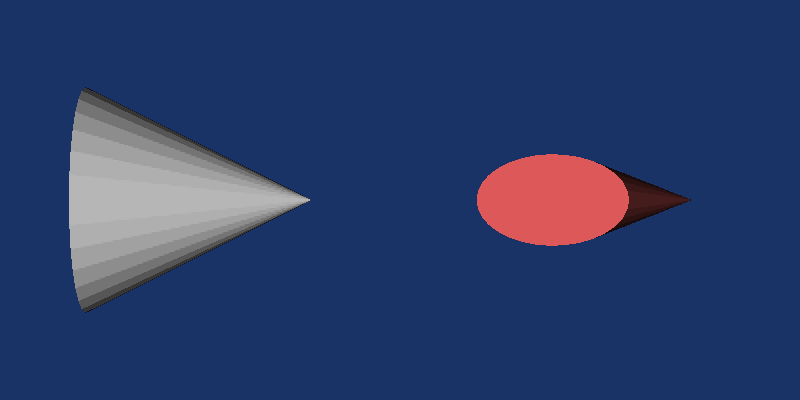

The script that drew this image:
#!/usr/bin/env python

# Demonstrate vtkTransformPolyDataFilter by creating a cone, applying
# a rotation and scaling transform, and rendering both the original
# and transformed meshes side by side.

# Factory overrides
import vtkmodules.vtkInteractionStyle  # noqa: F401
import vtkmodules.vtkRenderingOpenGL2  # noqa: F401

from vtkmodules.vtkCommonTransforms import vtkTransform
from vtkmodules.vtkFiltersGeneral import vtkTransformPolyDataFilter
from vtkmodules.vtkFiltersSources import vtkConeSource
from vtkmodules.vtkRenderingCore import (
    vtkActor,
    vtkPolyDataMapper,
    vtkRenderWindow,
    vtkRenderWindowInteractor,
    vtkRenderer,
)

# Create a cone
cone = vtkConeSource()
cone.SetResolution(32)

# Create a transform (rotation + non-uniform scale)
transform = vtkTransform()
transform.RotateY(60)
transform.Scale(2.0, 0.5, 1.0)

# Apply the transform to polydata
transform_filter = vtkTransformPolyDataFilter()
transform_filter.SetTransform(transform)
transform_filter.SetInputConnection(cone.GetOutputPort())

# Left viewport: original cone
original_mapper = vtkPolyDataMapper()
original_mapper.SetInputConnection(cone.GetOutputPort())

original_actor = vtkActor()
original_actor.SetMapper(original_mapper)
original_actor.GetProperty().SetColor(0.8, 0.8, 0.8)

renderer_0 = vtkRenderer()
renderer_0.SetViewport(0.0, 0.0, 0.5, 1.0)
renderer_0.AddActor(original_actor)
renderer_0.SetBackground(0.1, 0.2, 0.4)

# Right viewport: transformed cone
transformed_mapper = vtkPolyDataMapper()
transformed_mapper.SetInputConnection(transform_filter.GetOutputPort())

transformed_actor = vtkActor()
transformed_actor.SetMapper(transformed_mapper)
transformed_actor.GetProperty().SetColor(1.0, 0.4, 0.4)

renderer_1 = vtkRenderer()
renderer_1.SetViewport(0.5, 0.0, 1.0, 1.0)
renderer_1.AddActor(transformed_actor)
renderer_1.SetBackground(0.1, 0.2, 0.4)

# Window
render_window = vtkRenderWindow()
render_window.AddRenderer(renderer_0)
render_window.AddRenderer(renderer_1)
render_window.SetSize(800, 400)
render_window.SetWindowName("transform polydata test")

# Interactor
interactor = vtkRenderWindowInteractor()
interactor.SetRenderWindow(render_window)

# Scene
renderer_0.ResetCamera()
renderer_1.ResetCamera()

interactor.Initialize()
interactor.Start()
